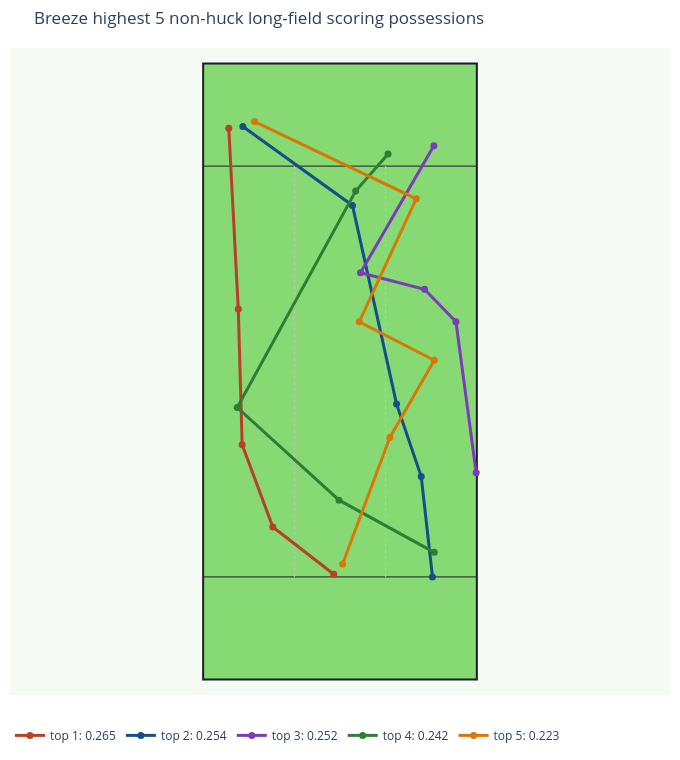

Write notebook code for a chart like this one.
### Markdown cell above
## Overlay Highest Possessions

### Code cell
highest_lookup = {path['possession_id'].iloc[0]: path for path in highest_paths}
highest_labeled_paths = {
    f'top {rank + 1}: {row[METRIC]:.3f}': highest_lookup[row['possession_id']]
    for rank, (_, row) in enumerate(highest_possessions.iterrows())
    if row['possession_id'] in highest_lookup
}

if highest_labeled_paths:
    fig = plot_representative_paths(
        highest_labeled_paths,
        title=f'{TEAM_ID.title()} highest {len(highest_labeled_paths)} non-huck long-field scoring possessions',
    )
    fig.show()

### Figure 1 — Plotly figure (JSON) as saved in the notebook; plotly's stock layout.template omitted (floating-point values rounded to 4 significant figures)
{"data": [{"hovertemplate": "top 1: 0.265<br>%{text}<extra></extra>", "line": {"color": "#b74126", "width": 3}, "marker": {"color": "#b74126", "size": 7}, "mode": "lines+markers", "name": "top 1: 0.265", "text": ["Start", "Throw 1<br>aroy -> smott<br>aEC: 0.029<br>CP: 98.1%<br>Distance: 15.0", "Throw 2<br>smott -> amerriman<br>aEC: 0.061<br>CP: 97.3%<br>Distance: 17.1", "Throw 3<br>amerriman -> blamberty<br>aEC: 0.224<br>CP: 91.3%<br>Distance: 26.4", "Throw 4<br>blamberty -> ffarah<br>aEC: 0.746<br>CP: 80.6%<br>Distance: 35.3"], "type": "scatter", "x": [-1.21, -13.08, -19.05, -19.81, -21.66], "y": [20.52, 29.72, 45.72, 72.15, 107.4]}, {"hovertemplate": "top 2: 0.254<br>%{text}<extra></extra>", "line": {"color": "#164e87", "width": 3}, "marker": {"color": "#164e87", "size": 7}, "mode": "lines+markers", "name": "top 2: 0.254", "text": ["Start", "Throw 1<br>jnissen -> smott<br>aEC: 0.172<br>CP: 95.8%<br>Distance: 19.7", "Throw 2<br>smott -> cloverane<br>aEC: 0.162<br>CP: 96.6%<br>Distance: 14.9", "Throw 3<br>cloverane -> mgrovic<br>aEC: 0.430<br>CP: 77.3%<br>Distance: 39.6", "Throw 4<br>mgrovic -> tshapinsk<br>aEC: 0.250<br>CP: 91.6%<br>Distance: 26.3"], "type": "scatter", "x": [18.01, 15.82, 11.01, 2.43, -18.92], "y": [20.0, 39.54, 53.68, 92.33, 107.7]}, {"hovertemplate": "top 3: 0.252<br>%{text}<extra></extra>", "line": {"color": "#7a3db8", "width": 3}, "marker": {"color": "#7a3db8", "size": 7}, "mode": "lines+markers", "name": "top 3: 0.252", "text": ["Start", "Throw 1<br>jnissen -> mgrovic<br>aEC: 0.421<br>CP: 83.7%<br>Distance: 29.7", "Throw 2<br>mgrovic -> jnissen<br>aEC: 0.132<br>CP: 97.8%<br>Distance: 8.8", "Throw 3<br>jnissen -> smott<br>aEC: 0.060<br>CP: 96.9%<br>Distance: 12.9", "Throw 4<br>smott -> cloverane<br>aEC: 0.394<br>CP: 90.3%<br>Distance: 28.6"], "type": "scatter", "x": [26.52, 22.58, 16.46, 4.0, 18.28], "y": [40.26, 69.68, 76.01, 79.22, 104.0]}, {"hovertemplate": "top 4: 0.242<br>%{text}<extra></extra>", "line": {"color": "#2f7d32", "width": 3}, "marker": {"color": "#2f7d32", "size": 7}, "mode": "lines+markers", "name": "top 4: 0.242", "text": ["Start", "Throw 1<br>cloverane -> smott<br>aEC: 0.076<br>CP: 96.0%<br>Distance: 21.1", "Throw 2<br>smott -> ilee<br>aEC: 0.069<br>CP: 94.9%<br>Distance: 26.8", "Throw 3<br>ilee -> tgesell<br>aEC: 0.415<br>CP: 75.7%<br>Distance: 39.6", "Throw 4<br>tgesell -> mgrovic<br>aEC: 0.406<br>CP: 96.9%<br>Distance: 9.6"], "type": "scatter", "x": [18.36, -0.18, -20.01, 3.05, 9.36], "y": [24.78, 34.94, 52.99, 95.14, 102.3]}, {"hovertemplate": "top 5: 0.223<br>%{text}<extra></extra>", "line": {"color": "#d97706", "width": 3}, "marker": {"color": "#d97706", "size": 7}, "mode": "lines+markers", "name": "top 5: 0.223", "text": ["Start", "Throw 1<br>smott -> gturner<br>aEC: 0.199<br>CP: 92.7%<br>Distance: 26.3", "Throw 2<br>gturner -> jnissen<br>aEC: 0.126<br>CP: 96.9%<br>Distance: 17.3", "Throw 3<br>jnissen -> jwodatch1<br>aEC: 0.143<br>CP: 96.1%<br>Distance: 16.4", "Throw 4<br>jwodatch1 -> jnissen<br>aEC: 0.298<br>CP: 90.6%<br>Distance: 26.4", "Throw 5<br>jnissen -> gturner<br>aEC: 0.349<br>CP: 83.1%<br>Distance: 34.9"], "type": "scatter", "x": [0.51, 9.71, 18.36, 3.74, 14.86, -16.65], "y": [22.51, 47.16, 62.19, 69.67, 93.63, 108.7]}], "layout": {"height": 760, "legend": {"orientation": "h", "y": -0.04}, "margin": {"b": 10, "l": 10, "r": 10, "t": 48}, "paper_bgcolor": "#ffffff", "plot_bgcolor": "#f6faf5", "shapes": [{"fillcolor": "#86d973", "layer": "below", "line": {"color": "#1B1E26", "width": 2}, "type": "rect", "x0": -26.65, "x1": 26.65, "y0": 0, "y1": 120}, {"layer": "below", "line": {"color": "#1B1E26", "width": 1}, "type": "line", "x0": -26.65, "x1": 26.65, "y0": 20, "y1": 20}, {"layer": "below", "line": {"color": "#1B1E26", "width": 1}, "type": "line", "x0": -26.65, "x1": 26.65, "y0": 100, "y1": 100}, {"layer": "below", "line": {"color": "#b9c8bb", "dash": "dot", "width": 1}, "type": "line", "x0": -8.88, "x1": -8.88, "y0": 20, "y1": 100}, {"layer": "below", "line": {"color": "#b9c8bb", "dash": "dot", "width": 1}, "type": "line", "x0": 8.88, "x1": 8.88, "y0": 20, "y1": 100}], "title": {"text": "Breeze highest 5 non-huck long-field scoring possessions"}, "width": 680, "xaxis": {"range": [-31.65, 31.65], "scaleanchor": "y", "scaleratio": 1, "showgrid": false, "visible": false, "zeroline": false}, "yaxis": {"range": [-3, 123], "showgrid": false, "visible": false, "zeroline": false}}}
